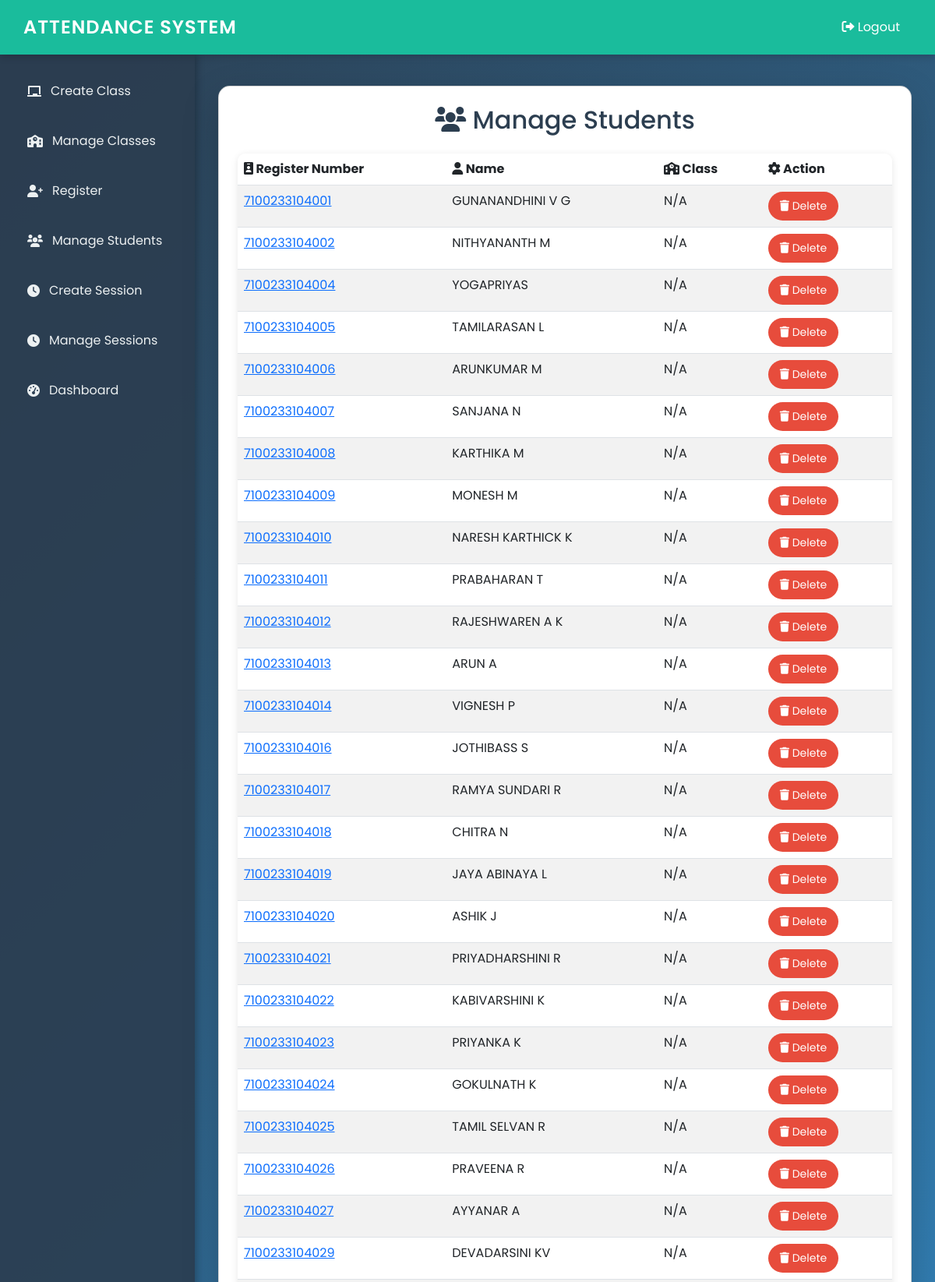
The app's page /manage_students (signed in, upper part) with its own data.
### app.py (models this page shows)
class Student(db.Model):
    register_number = db.Column(db.String(10), primary_key=True)
    name = db.Column(db.String(100), nullable=False)
    class_id = db.Column(db.Integer, db.ForeignKey('class.id'), nullable=True)
    class_ = db.relationship('Class', backref='students')

### app.py (the view, shortened to what this page needs)
@app.route('/manage_students', methods=['GET', 'POST'])
@login_required
def manage_students():
    if current_user.role != 'admin':
        flash('Access denied', 'warning')
        return redirect(url_for('login'))
    students = Student.query.all()
    return render_template('manage_students.html', students=students)

### app.py (called while the page is built)
@login_manager.user_loader
def load_user(user_id):
    return User.query.get(int(user_id))

### templates/manage_students.html (shortened to what this page needs)
{% extends "base.html" %}
{% block content %}
<div class="card shadow-lg p-4">
    <h2 class="text-center mb-4"><i class="fas fa-users"></i> Manage Students</h2>
    <table class="table table-striped">
        <thead>
            <tr>
                <th><i class="fas fa-id-badge"></i> Register Number</th>
                <th><i class="fas fa-user"></i> Name</th>
                <th><i class="fas fa-school"></i> Class</th>
                <th><i class="fas fa-cog"></i> Action</th>
            </tr>
        </thead>
        <tbody>
            {% for student in students %}
            <tr>
                <td><a href="{{ url_for('student_profile', register_number=student.register_number) }}">{{ student.register_number }}</a></td>
                <td>{{ student.name }}</td>
                <td>{{ student.class_.name if student.class_ else 'N/A' }}</td>
                <td>
                    <form method="POST" style="display:inline;" onsubmit="return confirmDelete('student', '{{ student.name }}');">
                        <button type="submit" name="delete" class="btn btn-danger btn-sm"><i class="fas fa-trash"></i> Delete</button>
                    </form>
                </td>
            </tr>
            {% endfor %}
        </tbody>
    </table>
</div>
{% endblock %}

### templates/base.html (shortened to what this page needs)
<!DOCTYPE html>
<html lang="en">
<head>
    <link href="https://cdn.jsdelivr.net/npm/bootstrap@5.3.0/dist/css/bootstrap.min.css" rel="stylesheet">
    <link rel="stylesheet" href="https://cdnjs.cloudflare.com/ajax/libs/font-awesome/6.0.0-beta3/css/all.min.css">
    <link rel="stylesheet" href="{{ url_for('static', filename='css/styles.css') }}">
</head>
<body>
    <div class="topbar">
        <a class="navbar-brand" href="#">Attendance System</a>
        <div>
            {% if current_user.is_authenticated %}
                <a class="nav-link" href="{{ url_for('logout') }}"><i class="fas fa-sign-out-alt"></i> Logout</a>
            {% else %}
                <a class="nav-link" href="{{ url_for('login') }}"><i class="fas fa-sign-in-alt"></i> Login</a>
            {% endif %}
        </div>
    </div>
    {% if current_user.is_authenticated %}
    <div class="sidebar">
        <ul class="nav flex-column">
            {% if current_user.role == 'admin' %}
                <li class="nav-item"><a class="nav-link" href="{{ url_for('create_class') }}"><i class="fas fa-chalkboard"></i> Create Class</a></li>
                <li class="nav-item"><a class="nav-link" href="{{ url_for('manage_classes') }}"><i class="fas fa-school"></i> Manage Classes</a></li>
                <li class="nav-item"><a class="nav-link" href="{{ url_for('register') }}"><i class="fas fa-user-plus"></i> Register</a></li>
                <li class="nav-item"><a class="nav-link" href="{{ url_for('manage_students') }}"><i class="fas fa-users"></i> Manage Students</a></li>
                <li class="nav-item"><a class="nav-link" href="{{ url_for('create_session') }}"><i class="fas fa-clock"></i> Create Session</a></li>
                <li class="nav-item"><a class="nav-link" href="{{ url_for('manage_sessions') }}"><i class="fas fa-clock"></i> Manage Sessions</a></li>
                <li class="nav-item"><a class="nav-link" href="{{ url_for('admin_dashboard') }}"><i class="fas fa-tachometer-alt"></i> Dashboard</a></li>
            {% elif current_user.role == 'professor' %}
                <li class="nav-item"><a class="nav-link" href="{{ url_for('professor_dashboard') }}"><i class="fas fa-tachometer-alt"></i> Dashboard</a></li>
            {% endif %}
        </ul>
    </div>
    {% endif %}
    <div class="content">
        {% block content %}{% endblock %}
    </div>
</body>
</html>

### static/css/styles.css (style rules this page uses)
body { background: linear-gradient(135deg, #2c3e50, #3498db); font-family: 'Poppins', sans-serif; color: #fff; min-height: 100vh; margin: 0; }
.sidebar { position: fixed; top: 70px; left: 0; width: 250px; height: calc(100% - 70px); background: rgba(44, 62, 80, 0.9); padding: 20px; transition: all 0.3s ease; overflow-y: auto; box-shadow: 2px 0 10px rgba(0, 0, 0, 0.3); }
.sidebar .nav-link { color: #ecf0f1; padding: 15px; display: flex; align-items: center; border-radius: 10px; margin-bottom: 10px; transition: all 0.3s ease; }
.sidebar .nav-link i { margin-right: 12px; }
.topbar { position: fixed; top: 0; left: 0; width: 100%; height: 70px; background: #1abc9c; padding: 15px 30px; display: flex; justify-content: space-between; align-items: center; z-index: 1000; box-shadow: 0 2px 10px rgba(0, 0, 0, 0.2); }
.topbar .navbar-brand { color: #fff; font-weight: 600; font-size: 1.5rem; text-transform: uppercase; letter-spacing: 1px; }
.topbar .nav-link { color: #fff; padding: 10px 15px; border-radius: 5px; transition: background 0.3s; }
.content { margin-left: 250px; padding: 90px 30px; min-height: calc(100vh - 70px); display: flex; justify-content: center; align-items: flex-start; }
.card { background: #fff; border-radius: 15px; box-shadow: 0 6px 20px rgba(0, 0, 0, 0.15); padding: 25px; color: #2c3e50; width: 100%; max-width: 900px; margin: 20px auto; transition: transform 0.3s; }
.btn-danger { background: #e74c3c; border: none; border-radius: 25px; padding: 8px 15px; }
.table { background: #fff; border-radius: 10px; overflow: hidden; box-shadow: 0 2px 10px rgba(0, 0, 0, 0.1); }

### records on screen
Student: register_number "7100233104001", name "GUNANANDHINI V G", class_ "N/A"
Student: register_number "7100233104002", name "NITHYANANTH M", class_ "N/A"
Student: register_number "7100233104004", name "YOGAPRIYAS", class_ "N/A"
Student: register_number "7100233104005", name "TAMILARASAN L", class_ "N/A"
Student: register_number "7100233104006", name "ARUNKUMAR M", class_ "N/A"
Student: register_number "7100233104007", name "SANJANA N", class_ "N/A"
Student: register_number "7100233104008", name "KARTHIKA M", class_ "N/A"
Student: register_number "7100233104009", name "MONESH M", class_ "N/A"
Student: register_number "7100233104010", name "NARESH KARTHICK K", class_ "N/A"
Student: register_number "7100233104011", name "PRABAHARAN T", class_ "N/A"
Student: register_number "7100233104012", name "RAJESHWAREN A K", class_ "N/A"
Student: register_number "7100233104013", name "ARUN A", class_ "N/A"
Student: register_number "7100233104014", name "VIGNESH P", class_ "N/A"
Student: register_number "7100233104016", name "JOTHIBASS S", class_ "N/A"
Student: register_number "7100233104017", name "RAMYA SUNDARI R", class_ "N/A"
Student: register_number "7100233104018", name "CHITRA N", class_ "N/A"
Student: register_number "7100233104019", name "JAYA ABINAYA L", class_ "N/A"
Student: register_number "7100233104020", name "ASHIK J", class_ "N/A"
Student: register_number "7100233104021", name "PRIYADHARSHINI R", class_ "N/A"
Student: register_number "7100233104022", name "KABIVARSHINI K", class_ "N/A"
Student: register_number "7100233104023", name "PRIYANKA K", class_ "N/A"
Student: register_number "7100233104024", name "GOKULNATH K", class_ "N/A"
Student: register_number "7100233104025", name "TAMIL SELVAN R", class_ "N/A"
Student: register_number "7100233104026", name "PRAVEENA R", class_ "N/A"
Student: register_number "7100233104027", name "AYYANAR A", class_ "N/A"
Student: register_number "7100233104029", name "DEVADARSINI KV", class_ "N/A"
